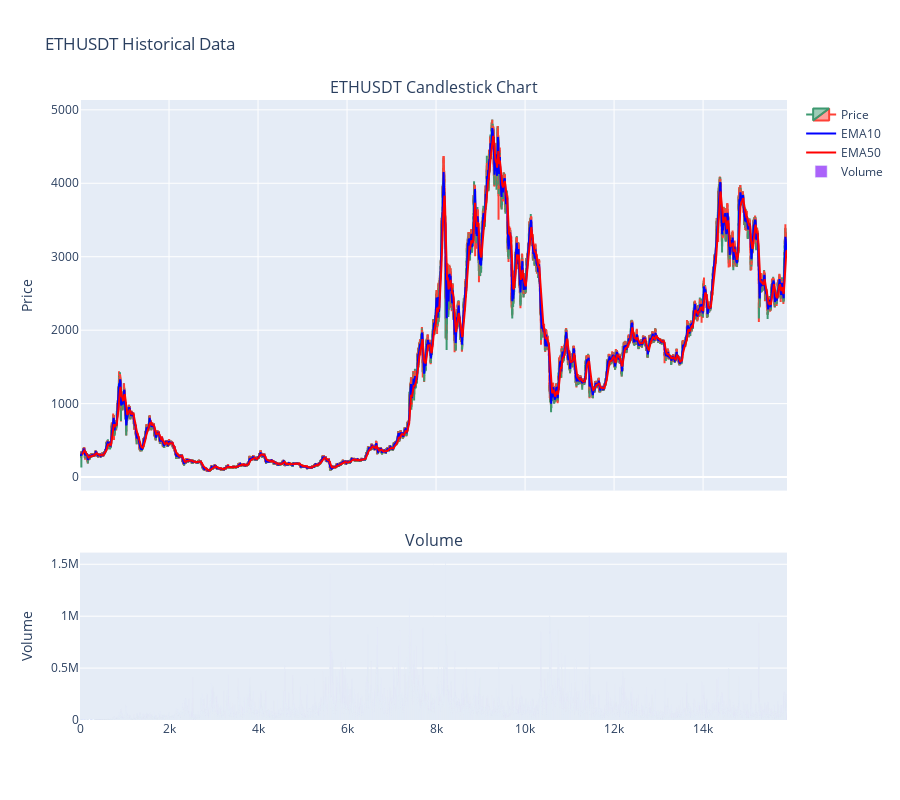

The notebook cell saved with this chart:
### Code cell
create_chart(df, 'ETHUSDT', "Candlestick")

### Figure 1 — Plotly figure (JSON) as saved in the notebook; plotly's stock layout.template omitted (floating-point values rounded to 4 significant figures; data arrays with more than 128 entries replaced by an {"elided": "..."} marker saying what was removed)
{"data": [{"close": {"elided": "15886 float values"}, "high": {"elided": "15886 float values"}, "low": {"elided": "15886 float values"}, "name": "Price", "open": {"elided": "15886 float values"}, "type": "candlestick", "x": {"elided": "15886 int values"}, "xaxis": "x", "yaxis": "y"}, {"line": {"color": "blue"}, "name": "EMA10", "type": "scatter", "x": {"elided": "15886 int values"}, "xaxis": "x", "y": {"elided": "15886 float values"}, "yaxis": "y"}, {"line": {"color": "red"}, "name": "EMA50", "type": "scatter", "x": {"elided": "15886 int values"}, "xaxis": "x", "y": {"elided": "15886 float values"}, "yaxis": "y"}, {"name": "Volume", "type": "bar", "x": {"elided": "15886 int values"}, "xaxis": "x2", "y": {"elided": "15886 float values"}, "yaxis": "y2"}], "layout": {"annotations": [{"font": {"size": 16}, "showarrow": false, "text": "ETHUSDT Candlestick Chart", "x": 0.5, "xanchor": "center", "xref": "paper", "y": 1, "yanchor": "bottom", "yref": "paper"}, {"font": {"size": 16}, "showarrow": false, "text": "Volume", "x": 0.5, "xanchor": "center", "xref": "paper", "y": 0.27, "yanchor": "bottom", "yref": "paper"}], "height": 800, "showlegend": true, "title": {"text": "ETHUSDT Historical Data"}, "xaxis": {"anchor": "y", "domain": [0, 1], "matches": "x2", "rangeslider": {"visible": false}, "showticklabels": false}, "xaxis2": {"anchor": "y2", "domain": [0, 1], "rangeselector": {"buttons": [{"count": 1, "label": "1m", "step": "month", "stepmode": "backward"}, {"count": 6, "label": "6m", "step": "month", "stepmode": "backward"}, {"count": 1, "label": "YTD", "step": "year", "stepmode": "todate"}, {"count": 1, "label": "1y", "step": "year", "stepmode": "backward"}, {"step": "all"}]}}, "yaxis": {"anchor": "x", "domain": [0.37, 1], "title": {"text": "Price"}}, "yaxis2": {"anchor": "x2", "domain": [0, 0.27], "title": {"text": "Volume"}}}}
